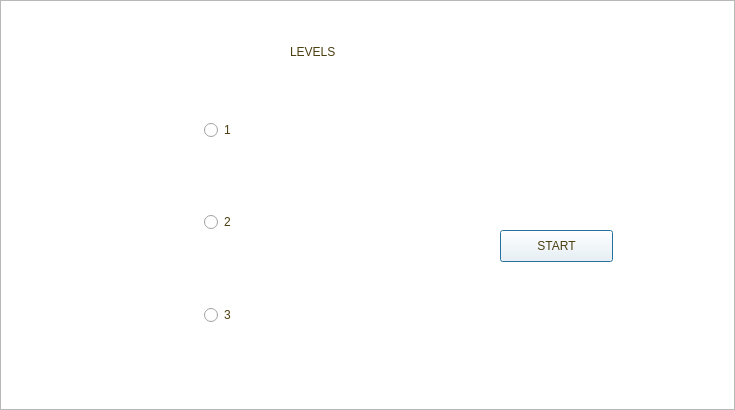
<?xml version="1.0" encoding="UTF-8"?>
<ui version="4.0">
 <class>Dialog</class>
 <widget class="QDialog" name="Dialog">
  <property name="geometry">
   <rect>
    <x>0</x>
    <y>0</y>
    <width>735</width>
    <height>410</height>
   </rect>
  </property>
  <property name="minimumSize">
   <size>
    <width>735</width>
    <height>410</height>
   </size>
  </property>
  <property name="maximumSize">
   <size>
    <width>735</width>
    <height>410</height>
   </size>
  </property>
  <property name="windowTitle">
   <string>Dialog</string>
  </property>
  <property name="styleSheet">
   <string notr="true"/>
  </property>
  <widget class="QFrame" name="frame">
   <property name="geometry">
    <rect>
     <x>0</x>
     <y>0</y>
     <width>735</width>
     <height>410</height>
    </rect>
   </property>
   <property name="minimumSize">
    <size>
     <width>735</width>
     <height>410</height>
    </size>
   </property>
   <property name="maximumSize">
    <size>
     <width>735</width>
     <height>410</height>
    </size>
   </property>
   <property name="styleSheet">
    <string notr="true"/>
   </property>
   <property name="frameShape">
    <enum>QFrame::StyledPanel</enum>
   </property>
   <property name="frameShadow">
    <enum>QFrame::Raised</enum>
   </property>
   <widget class="QGraphicsView" name="graphicsView">
    <property name="geometry">
     <rect>
      <x>0</x>
      <y>0</y>
      <width>735</width>
      <height>410</height>
     </rect>
    </property>
    <property name="minimumSize">
     <size>
      <width>735</width>
      <height>410</height>
     </size>
    </property>
    <property name="maximumSize">
     <size>
      <width>735</width>
      <height>410</height>
     </size>
    </property>
    <property name="styleSheet">
     <string notr="true">background-image: url(:/map/images/main menu/natureMain.jpg);</string>
    </property>
   </widget>
   <widget class="QWidget" name="verticalLayoutWidget">
    <property name="geometry">
     <rect>
      <x>40</x>
      <y>120</y>
      <width>361</width>
      <height>271</height>
     </rect>
    </property>
    <layout class="QVBoxLayout" name="verticalLayout">
     <item alignment="Qt::AlignHCenter|Qt::AlignTop">
      <widget class="QRadioButton" name="rb1">
       <property name="styleSheet">
        <string notr="true">font: 24pt &quot;Futura&quot;;
color:#4b3e10;</string>
       </property>
       <property name="text">
        <string>1</string>
       </property>
      </widget>
     </item>
     <item alignment="Qt::AlignHCenter|Qt::AlignTop">
      <widget class="QRadioButton" name="rb2">
       <property name="styleSheet">
        <string notr="true">font: 24pt &quot;Futura&quot;;
color:#4b3e10;</string>
       </property>
       <property name="text">
        <string>2</string>
       </property>
      </widget>
     </item>
     <item alignment="Qt::AlignHCenter|Qt::AlignTop">
      <widget class="QRadioButton" name="rb3">
       <property name="styleSheet">
        <string notr="true">font: 24pt &quot;Futura&quot;;
color:#4b3e10;</string>
       </property>
       <property name="text">
        <string>3</string>
       </property>
      </widget>
     </item>
    </layout>
   </widget>
   <widget class="QLabel" name="label">
    <property name="geometry">
     <rect>
      <x>290</x>
      <y>20</y>
      <width>158</width>
      <height>63</height>
     </rect>
    </property>
    <property name="styleSheet">
     <string notr="true">font: 48pt &quot;Futura&quot;;
color:#4b3e10;</string>
    </property>
    <property name="text">
     <string>LEVELS</string>
    </property>
    <property name="buddy">
     <cstring>graphicsView</cstring>
    </property>
   </widget>
   <widget class="QPushButton" name="playButton">
    <property name="geometry">
     <rect>
      <x>500</x>
      <y>230</y>
      <width>113</width>
      <height>32</height>
     </rect>
    </property>
    <property name="styleSheet">
     <string notr="true">font: 24pt &quot;Futura&quot;;
background-color:rgba(255, 255, 255, 100);
color:#4b3e10;

</string>
    </property>
    <property name="text">
     <string>START</string>
    </property>
   </widget>
  </widget>
 </widget>
 <resources/>
 <connections>
  <connection>
   <sender>rb1</sender>
   <signal>clicked()</signal>
   <receiver>Dialog</receiver>
   <slot>selectLevel()</slot>
   <hints>
    <hint type="sourcelabel">
     <x>214</x>
     <y>146</y>
    </hint>
    <hint type="destinationlabel">
     <x>266</x>
     <y>434</y>
    </hint>
   </hints>
  </connection>
  <connection>
   <sender>rb2</sender>
   <signal>clicked()</signal>
   <receiver>Dialog</receiver>
   <slot>selectLevel()</slot>
   <hints>
    <hint type="sourcelabel">
     <x>213</x>
     <y>228</y>
    </hint>
    <hint type="destinationlabel">
     <x>-16</x>
     <y>349</y>
    </hint>
   </hints>
  </connection>
  <connection>
   <sender>rb3</sender>
   <signal>clicked()</signal>
   <receiver>Dialog</receiver>
   <slot>selectLevel()</slot>
   <hints>
    <hint type="sourcelabel">
     <x>222</x>
     <y>329</y>
    </hint>
    <hint type="destinationlabel">
     <x>-4</x>
     <y>271</y>
    </hint>
   </hints>
  </connection>
  <connection>
   <sender>playButton</sender>
   <signal>clicked()</signal>
   <receiver>Dialog</receiver>
   <slot>startGame()</slot>
   <hints>
    <hint type="sourcelabel">
     <x>580</x>
     <y>241</y>
    </hint>
    <hint type="destinationlabel">
     <x>-6</x>
     <y>90</y>
    </hint>
   </hints>
  </connection>
 </connections>
 <slots>
  <slot>selectLevel()</slot>
  <slot>startGame()</slot>
 </slots>
</ui>
